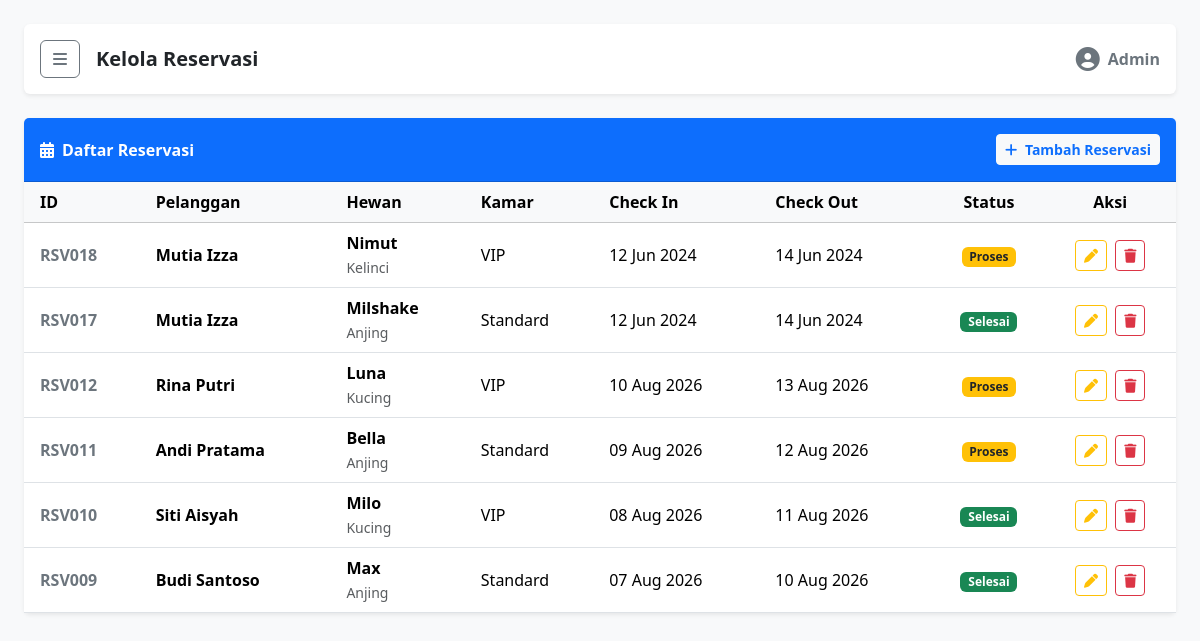
Page /reservasi/index.php on the committed database.
### tables this page shows
CREATE TABLE `reservasi` (
  `id_reservasi` int(11) NOT NULL AUTO_INCREMENT,
  `id_pelanggan` int(11) NOT NULL,
  `id_hewan` int(11) NOT NULL,
  `id_kamar` int(11) NOT NULL,
  `tgl_reservasi` date DEFAULT NULL,
  `check_in` date DEFAULT NULL,
  `check_out` date DEFAULT NULL,
  `lama_hari` int(11) DEFAULT NULL,
  `status` varchar(50) DEFAULT NULL,
  PRIMARY KEY (`id_reservasi`),
  KEY `id_pelanggan` (`id_pelanggan`),
  KEY `id_hewan` (`id_hewan`),
  KEY `id_kamar` (`id_kamar`),
  CONSTRAINT `reservasi_ibfk_1` FOREIGN KEY (`id_pelanggan`) REFERENCES `pelanggan` (`id_pelanggan`),
  CONSTRAINT `reservasi_ibfk_2` FOREIGN KEY (`id_hewan`) REFERENCES `hewan` (`id_hewan`),
  CONSTRAINT `reservasi_ibfk_3` FOREIGN KEY (`id_kamar`) REFERENCES `kamar` (`id_kamar`)
);

CREATE TABLE `pelanggan` (
  `id_pelanggan` int(11) NOT NULL AUTO_INCREMENT,
  `nama_pelanggan` varchar(100) NOT NULL,
  `alamat` text DEFAULT NULL,
  `no_telp` varchar(15) DEFAULT NULL,
  `email` varchar(100) DEFAULT NULL,
  PRIMARY KEY (`id_pelanggan`)
);

CREATE TABLE `hewan` (
  `id_hewan` int(11) NOT NULL AUTO_INCREMENT,
  `id_pelanggan` int(11) NOT NULL,
  `nama_hewan` varchar(100) DEFAULT NULL,
  `jenis_hewan` varchar(50) DEFAULT NULL,
  `ras` varchar(50) DEFAULT NULL,
  `jenis_kelamin` enum('Jantan','Betina') DEFAULT NULL,
  `usia_hewan` int(11) DEFAULT NULL,
  `berat_hewan` decimal(5,2) DEFAULT NULL,
  `kondisi` varchar(100) DEFAULT NULL,
  PRIMARY KEY (`id_hewan`),
  KEY `id_pelanggan` (`id_pelanggan`),
  CONSTRAINT `hewan_ibfk_1` FOREIGN KEY (`id_pelanggan`) REFERENCES `pelanggan` (`id_pelanggan`)
);

CREATE TABLE `kamar` (
  `id_kamar` int(11) NOT NULL AUTO_INCREMENT,
  `nama_kamar` varchar(100) DEFAULT NULL,
  `jenis_kamar` varchar(50) DEFAULT NULL,
  `harga_per_hari` int(11) DEFAULT NULL,
  `status` varchar(30) DEFAULT NULL,
  PRIMARY KEY (`id_kamar`)
);

### reservasi/index.php (the view, shortened to what this page needs)
<?php
include "../config/koneksi.php";
$queryData = mysqli_query($conn, "
    SELECT reservasi.id_reservasi, pelanggan.nama_pelanggan, hewan.nama_hewan,
           hewan.jenis_hewan, kamar.jenis_kamar, reservasi.check_in,
           reservasi.check_out, reservasi.status
    FROM reservasi
    JOIN pelanggan ON reservasi.id_pelanggan = pelanggan.id_pelanggan
    JOIN hewan ON reservasi.id_hewan = hewan.id_hewan
    JOIN kamar ON reservasi.id_kamar = kamar.id_kamar
    ORDER BY reservasi.id_reservasi DESC
");
?>
<!DOCTYPE html>
<html lang="id">
<head>
    <link href="https://cdn.jsdelivr.net/npm/bootstrap@5.3.3/dist/css/bootstrap.min.css" rel="stylesheet">
    <link rel="stylesheet" href="https://cdnjs.cloudflare.com/ajax/libs/font-awesome/6.6.0/css/all.min.css">
</head>
<body>
<div class="container-fluid">
    <div class="row">
        <div class="col-12 p-4" id="mainContent">
            <div class="d-flex justify-content-between align-items-center bg-white p-3 rounded shadow-sm mb-4">
                <div class="d-flex align-items-center">
                    <button class="btn btn-outline-secondary me-3" id="menuBtn">
                        <i class="fas fa-bars"></i>
                    </button>
                    <h4 class="mb-0 fs-5 fw-bold">Kelola Reservasi</h4>
                </div>
                <div class="d-flex align-items-center text-secondary">
                    <i class="fas fa-circle-user fs-4 me-2"></i>
                    <span class="fw-semibold">Admin</span>
                </div>
            </div>
            <div class="card shadow-sm border-0">
                <div class="card-header bg-primary text-white py-3 d-flex justify-content-between align-items-center">
                    <span class="fw-semibold"><i class="fas fa-calendar-alt me-2"></i>Daftar Reservasi</span>
                    <a href="tambah.php" class="btn btn-light btn-sm fw-semibold text-primary">
                        <i class="fas fa-plus me-1"></i> Tambah Reservasi
                    </a>
                </div>
                <div class="card-body p-0">
                    <div class="table-responsive">
                        <table class="table table-hover align-middle mb-0">
                            <thead class="table-light">
                                <tr>
                                    <th class="ps-3">ID</th>
                                    <th>Pelanggan</th>
                                    <th>Hewan</th>
                                    <th>Kamar</th>
                                    <th>Check In</th>
                                    <th>Check Out</th>
                                    <th class="text-center">Status</th>
                                    <th class="text-center">Aksi</th>
                                </tr>
                            </thead>
                            <tbody>
                                <?php if ($queryData && mysqli_num_rows($queryData) > 0): ?>
                                    <?php while ($row = mysqli_fetch_assoc($queryData)): ?>
                                        <tr>
                                            <td class="ps-3 fw-bold text-secondary">
                                                RSV<?= str_pad($row['id_reservasi'], 3, "0", STR_PAD_LEFT); ?>
                                            </td>
                                            <td class="fw-semibold"><?= htmlspecialchars($row['nama_pelanggan']); ?></td>
                                            <td>
                                                <div class="fw-semibold"><?= htmlspecialchars($row['nama_hewan']); ?></div>
                                                <small class="text-muted"><?= htmlspecialchars($row['jenis_hewan']); ?></small>
                                            </td>
                                            <td><?= htmlspecialchars($row['jenis_kamar']); ?></td>
                                            <td><?= date('d M Y', strtotime($row['check_in'])); ?></td>
                                            <td><?= date('d M Y', strtotime($row['check_out'])); ?></td>
                                            <td class="text-center">
                                                <?php
                                                $status = $row['status'];
                                                if ($status == "Selesai") {
                                                    echo '<span class="badge bg-success">Selesai</span>';
                                                } elseif ($status == "Proses") {
                                                    echo '<span class="badge bg-warning text-dark">Proses</span>';
                                                } elseif ($status == "Dibatalkan") {
                                                    echo '<span class="badge bg-danger">Dibatalkan</span>';
                                                } else {
                                                    echo '<span class="badge bg-secondary">' . htmlspecialchars($status) . '</span>';
                                                }
                                                ?>
                                            </td>
                                            <td class="text-center">
                                                <a href="edit_reservasi.php?id=<?= $row['id_reservasi']; ?>" class="btn btn-sm btn-outline-warning me-1">
                                                    <i class="fas fa-pen"></i>
                                                </a>
                                                <a href="hapus_reservasi.php?id=<?= $row['id_reservasi']; ?>" class="btn btn-sm btn-outline-danger" onclick="return confirm('Yakin ingin menghapus data ini?')">
                                                    <i class="fas fa-trash"></i>
                                                </a>
                                            </td>
                                        </tr>
                                    <?php endwhile; ?>
                                <?php else: ?>
                                    <tr>
                                        <td colspan="8" class="text-center py-4 text-muted">Belum ada data reservasi.</td>
                                    </tr>
                                <?php endif; ?>
                            </tbody>
                        </table>
                    </div>
                </div>
            </div>
        </div>
    </div>
</div>
</body>
</html>

### reservasi/index.php (style rules this page uses)
body { background-color: #f8f9fa; }

### rows in the picture
reservasi: id_reservasi "018", id_pelanggan.nama_pelanggan "Mutia Izza", id_hewan.nama_hewan "Nimut", id_hewan.jenis_hewan "Kelinci", id_kamar.jenis_kamar "VIP", check_in "12 Jun 2024", check_out "14 Jun 2024", status "Proses"
reservasi: id_reservasi "017", id_pelanggan.nama_pelanggan "Mutia Izza", id_hewan.nama_hewan "Milshake", id_hewan.jenis_hewan "Anjing", id_kamar.jenis_kamar "Standard", check_in "12 Jun 2024", check_out "14 Jun 2024", status "Selesai"
reservasi: id_reservasi "012", id_pelanggan.nama_pelanggan "Rina Putri", id_hewan.nama_hewan "Luna", id_hewan.jenis_hewan "Kucing", id_kamar.jenis_kamar "VIP", check_in "10 Aug 2026", check_out "13 Aug 2026", status "Proses"
reservasi: id_reservasi "011", id_pelanggan.nama_pelanggan "Andi Pratama", id_hewan.nama_hewan "Bella", id_hewan.jenis_hewan "Anjing", id_kamar.jenis_kamar "Standard", check_in "09 Aug 2026", check_out "12 Aug 2026", status "Proses"
reservasi: id_reservasi "010", id_pelanggan.nama_pelanggan "Siti Aisyah", id_hewan.nama_hewan "Milo", id_hewan.jenis_hewan "Kucing", id_kamar.jenis_kamar "VIP", check_in "08 Aug 2026", check_out "11 Aug 2026", status "Selesai"
reservasi: id_reservasi "009", id_pelanggan.nama_pelanggan "Budi Santoso", id_hewan.nama_hewan "Max", id_hewan.jenis_hewan "Anjing", id_kamar.jenis_kamar "Standard", check_in "07 Aug 2026", check_out "10 Aug 2026", status "Selesai"
